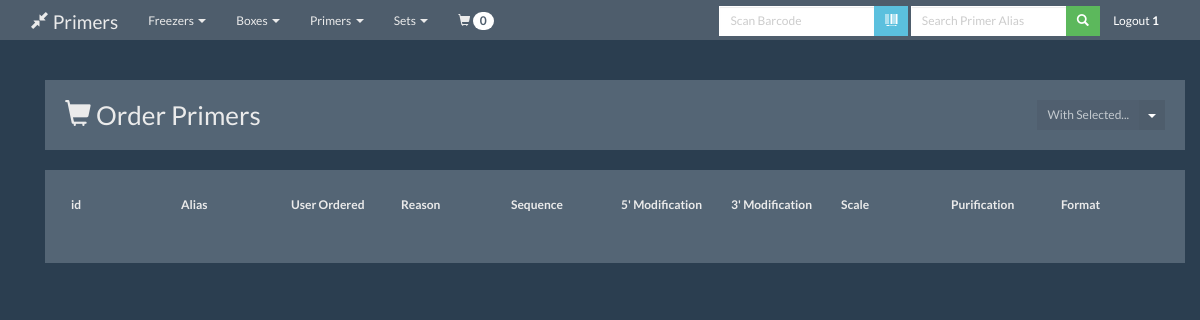
Page /primer/order (signed in) on the earlier database version.
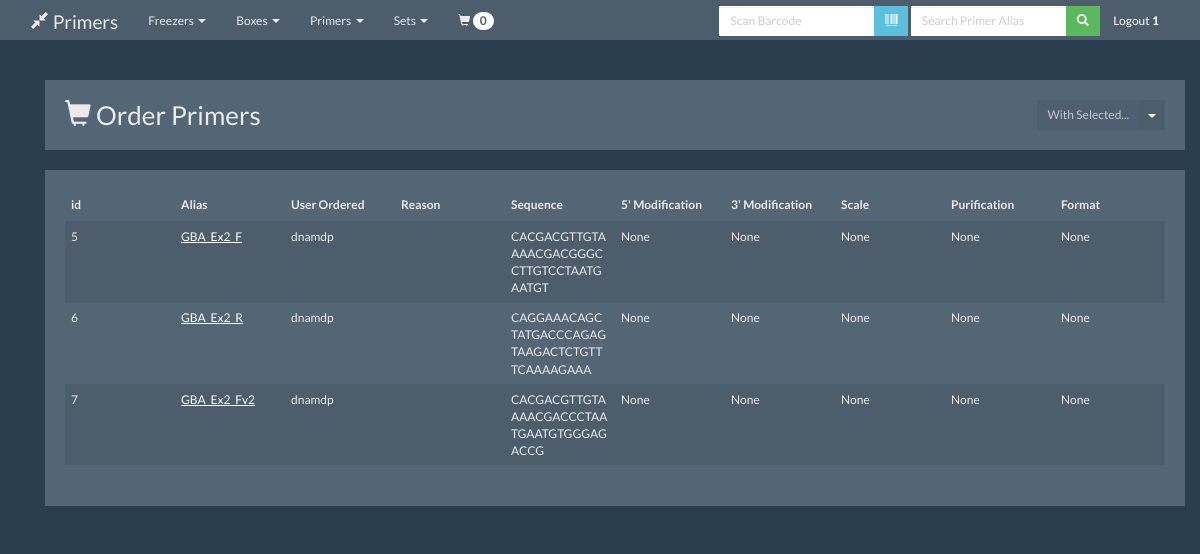
Same page on the later database version.
### app/models.py (models this page shows, shortened)
class Primers(db.Model):
    __tablename__ = 'primers'
    __searchable__ = ['alias', 'id']
    id = db.Column(db.Integer, primary_key=True)
    alias = db.Column(db.String(20), unique=False)
    sequence = db.Column(db.String(100), unique=True)
    chrom = db.Column(db.String(20), unique=False)
    position = db.Column(db.Integer, unique=False)
    gene = db.Column(db.String(20), unique=False)
    orientation = db.Column(db.Integer, unique=False)
    pair_id = db.Column(db.Integer, unique=False)
    mod_5 = db.Column(db.String(20), unique=False)
    mod_3 = db.Column(db.String(20), unique=False)
    scale = db.Column(db.String(20), unique=False)
    purification = db.Column(db.String(20), unique=False)
    service = db.Column(db.String(20), unique=False)
    date_designed = db.Column(db.String(20), unique=False)
    user_designed = db.Column(db.Integer, db.ForeignKey('users.id'), nullable=False)
    date_checked = db.Column(db.String(20), unique=False)
    user_checked = db.Column(db.Integer, db.ForeignKey('users.id'), nullable=False)
    date_ordered = db.Column(db.String(20), unique=False)
    user_ordered = db.Column(db.Integer, db.ForeignKey('users.id'), nullable=False)
    lot_no = db.Column(db.String(30), unique=False)
    date_received = db.Column(db.String(20), unique=False)
    user_received = db.Column(db.Integer, db.ForeignKey('users.id'), nullable=False)
    box_id = db.Column(db.Integer, db.ForeignKey('boxes.id'), nullable=False)
    row = db.Column(db.Integer, unique=False)
    column = db.Column(db.Integer, unique=False)
    date_reconstituted = db.Column(db.String(20), unique=False)
    concentration = db.Column(db.Integer, unique=False)
    user_reconstituted = db.Column(db.Integer, db.ForeignKey('users.id'), nullable=False)
    date_acceptance = db.Column(db.String(20), unique=False)
    worklist = db.Column(db.Integer, unique=False)
    user_acceptance = db.Column(db.Integer, db.ForeignKey('users.id'), nullable=False)
    status = db.Column(db.Integer, unique=False)
    current = db.Column(db.Integer, unique=False)
    application = db.Column(db.Integer, db.ForeignKey('applications.id'), nullable=False)
    historial_alias = db.Column(db.String(20), unique=False)
    box_rel = db.relationship("Boxes", lazy='joined', foreign_keys=[box_id])
    user_designed_rel = db.relationship("Users", lazy='joined', foreign_keys=[user_designed])
    user_checked_rel = db.relationship("Users", lazy='joined', foreign_keys=[user_checked])
    user_ordered_rel = db.relationship("Users", lazy='joined', foreign_keys=[user_ordered])
    user_received_rel = db.relationship("Users", lazy='joined', foreign_keys=[user_received])
    user_reconstituted_rel = db.relationship("Users", lazy='joined', foreign_keys=[user_reconstituted])
    user_acceptance_rel = db.relationship("Users", lazy='joined', foreign_keys=[user_acceptance])
    application_rel = db.relationship("Applications", lazy='joined', foreign_keys=[application])

class Users(db.Model):
    id = db.Column(db.Integer, primary_key=True)
    username = db.Column(db.String(20), unique=False)
    admin = db.Column(db.Integer)

### app/mod_primer/views.py (the view)
@primer.route('/order', methods=['GET', 'POST'])
@login_required
@admin_required
def order():
    if 'ids' in request.args:
        ids = request.args['ids'].split(",")
        primers = s.query(Primers).filter(Primers.id.in_(ids)).filter_by(current=1).all()
        output = []
        for primer in primers:
            p = primer.to_dict()
            line = []
            line.append(p["alias"])
            line.append(p["mod_5"])
            line.append(p["sequence"])
            line.append(p["mod_3"])
            line.append(p["scale"].replace(" UMO",""))
            line.append(p["purification"])
            line.append("Dry")
            line.append("None")
            line.append("1")
            output.append(line)
        filename = time.strftime("%Y-%m-%d") + "_primer_order_" + current_user.id + ".csv"
        with open("/tmp/" + filename, "wb") as f:
            writer = csv.writer(f)
            writer.writerows(output)
        f.close()
        for id in ids:
            s.query(Primers).filter_by(id=int(id)).update(
                {"user_ordered": get_user_by_username(s, current_user.id), "date_ordered": time.strftime("%Y-%m-%d")})
        s.commit()
        return send_file('/tmp/' + filename, as_attachment=True)
    else:
        primers = Primers.query.filter_by(current=1).filter(Primers.user_checked != None).filter(
            Primers.user_ordered == None).all()
        return render_template('order_primers.html', primers=primers, message='', modifier='')

### app/mod_admin/queries.py (called while the page is built)
def get_user_id_by_username(s, username):
    user = s.query(Users).filter_by(username=username).values(Users.username, Users.id)
    for i in user:
        return i.id

def check_if_admin(s,username):
    user_id = get_user_id_by_username(s,username)
    query = s.query(Users).filter(Users.id == user_id).values(Users.admin)
    for i in query:
        if i.admin == 1:
            return True
        else:
            return False

### app/mod_primer/views.py (called while the page is built)
@primer.context_processor
def utility_processor():
    def get_glyphicon(value):
        if value is not None and value != "":
            return '<span class="label label-success"><i class="glyphicon glyphicon-ok" aria-hidden="true"></i> YES</span>'
        else:
            return '<span class="label label-default"><i class="glyphicon glyphicon-remove" aria-hidden="true"></i> NO</span>'
    return dict(get_glyphicon=get_glyphicon)

@primer.context_processor
def utility_processor():
    def convert_orient(value):
        if value == 0:
            return 'F'
        if value == 1:
            return 'R'
    return dict(convert_orient=convert_orient)

### app/views.py (called while the page is built)
@login_manager.user_loader
def load_user(user_id):
    return User(user_id)

@app.context_processor
def get_cart_count():
    print session
    if 'cart' in session:
        if session["cart"] is not None:
            return dict(cart_count=len(session["cart"]))
        else:
            dict(cart_count=0)
    else:
        return dict(cart_count=0)

@app.context_processor
def logged_in():
    if current_user.is_authenticated:
        userid = current_user.id
        admin=check_if_admin(s,userid)
        return {'logged_in': True, 'userid': userid,'admin':admin}
    else:
        return {'logged_in': False}

### app/mod_primer/templates/order_primers.html (shortened to what this page needs)
{% extends "layout.html" %}
{% block content %}
<div class="row">
    <div class="col-md-12">
        <div class="well bs-component">
            <div class="row">
                <div class="col-md-10">
                    <h3><span class="glyphicon glyphicon-shopping-cart"></span> Order Primers</h3></div>
                <div class="col-md-2 text-right">
                    <div class="btn-group">
                        <a href="#" class="btn btn-default btn-sm disabled">With Selected...</a>
                        <a href="#" class="btn btn-default btn-sm dropdown-toggle" data-toggle="dropdown"
                           aria-expanded="false"><span class="caret"></span></a>
                    </div>
                </div>
            </div>
        </div>
    </div>
</div>
<div class="row">
    <div class="col-md-12">
        <div class="well bs-component">
            <table class="table table-striped" id="primers">
                <thead>
                <tr>
                    <th>id</th>
                    <th>Alias</th>
                    <th>User Ordered</th>
                    <th>Reason</th>
                    <th>Sequence</th>
                    <th>5' Modification</th>
                    <th>3' Modification</th>
                    <th>Scale</th>
                    <th>Purification</th>
                    <th>Format</th>
                </tr>
                </thead>
                {% for i in primers %}
                <tr>
                    <td>{{ i.id }}</td>
                    <td><a href="detail/{{i.id}}">{{ i.alias }}</a></td>
                    <td>{{ i.user_designed_rel.username}}</td>
                    <td>{{ i.application_rel.name}}</td>
                    <td>{{ i.sequence }}</td>
                    <td>{{ i.mod_5 }}</td>
                    <td>{{ i.mod_3 }}</td>
                    <td>{{ i.scale }}</td>
                    <td>{{ i.purification }}</td>
                    <td>{{ i.service }}</td>
                </tr>
                {% endfor %}
            </table>
        </div>
    </div>
</div>
{% endblock %}

### app/templates/layout.html (shortened to what this page needs)
<!DOCTYPE html>
<html>
<head>
    <link rel="stylesheet" type="text/css" href="/static/css/datatables.min.css">
    <link rel="stylesheet" href="/static/css/bootstrap.min.css">
    <link rel="stylesheet" href="/static/css/panel_pal.css">
    <link rel="stylesheet" href="/static/css/font-awesome.min.css">
</head>
<body>
<nav class="navbar navbar-default navbar-fixed-top">
    <div class="container">
        <div class="navbar-header">
            <a class="navbar-brand" href="{{ url_for('index') }}"><span
                    class="glyphicon glyphicon-resize-small"></span>
                Primers</a>
        </div>
        <div id="navbar" class="collapse navbar-collapse">
            <ul class="nav navbar-nav">
                <li class="dropdown">
                    <a href="#" class="dropdown-toggle" data-toggle="dropdown" role="button" aria-haspopup="true"
                       aria-expanded="false">Freezers <span class="caret"></span></a>
                </li>
                <li class="dropdown">
                    <a href="#" class="dropdown-toggle" data-toggle="dropdown" role="button" aria-haspopup="true"
                       aria-expanded="false">Boxes <span class="caret"></span></a>
                </li>
                <li class="dropdown">
                    <a href="#" class="dropdown-toggle" data-toggle="dropdown" role="button" aria-haspopup="true"
                       aria-expanded="false">Primers <span class="caret"></span></a>
                </li>
                <li class="dropdown">
                    <a href="#" class="dropdown-toggle" data-toggle="dropdown" role="button" aria-haspopup="true"
                       aria-expanded="false">Sets <span class="caret"></span></a>
                </li>
                <li>
                    <a href="{{url_for('primer.view_cart')}}"><span class="glyphicon glyphicon-shopping-cart"></span> <span class="badge strong"> {{ cart_count }}</span></a>
                </li>
            </ul>
            <form action="{{url_for('primer.search')}}" method="POST" class="navbar-form navbar-right form-inline"  role="search">
                <div class="form-group margin-top">
                {% if logged_in == True %}
<div class="input-group">
                    <input type="text" class="form-control input-sm" name="barcode" placeholder="Scan Barcode">
                            <span class="input-group-btn"><button type="submit" class="btn btn-sm btn-info "><span class="glyphicon glyphicon-barcode"></span></button></span>
                    </div>
                     <div class="input-group">
                        <input type="text" class="form-control input-sm" name="term"  placeholder="Search Primer Alias">
                            <span class="input-group-btn"><button type="submit" class="btn btn-sm btn-success "><span class="glyphicon glyphicon-search"></span></button></span>
                      </div>
                {% if admin == True %}
                <a href="{{ url_for('logout')}}" class="btn btn-default btn-sm" role="button">Logout <strong>{{ userid
                    }} </strong> </a>
                {% else %}
                <a href="{{ url_for('logout')}}" class="btn btn-default btn-sm" role="button">Logout <strong>{{ userid
                    }}</strong></a>
                {% endif %}
                {% else %}
                <a href="{{ url_for('login')}}" class="btn btn-primary btn-sm" role="button">Login</a>
                {% endif %}
                     </div>
            </form>
        </div>
    </div>
</nav>
<div class="container theme-showcase" role="">
    <div class="container">
        <div id="content">
            {% block content %}
            {% endblock %}
        </div>
    </div>
</div>
</body>
</html>

### app/static/css/panel_pal.css (style rules this page uses)
body { padding-top: 80px; }
.strong { font-weight: 700; !important; }
.margin-top { margin-top: 5px; !important; }
table { table-layout: fixed; }
td { word-wrap: break-word; }
h3 { display: inline; }

Differences in the rows shown:
now on this page (row edited): Primers: id "5", alias "GBA_Ex2_F", user_designed_rel.username "dnamdp", sequence "CACGACGTTGTAAAACGACGGGCCTTGTCCTAATGAATGT", mod_5 "None", mod_3 "None", scale "None", purification "None", service "None"
now on this page (row edited): Primers: id "6", alias "GBA_Ex2_R", user_designed_rel.username "dnamdp", sequence "CAGGAAACAGCTATGACCCAGAGTAAGACTCTGTTTCAAAAGAAA", mod_5 "None", mod_3 "None", scale "None", purification "None", service "None"
now on this page (row edited): Primers: id "7", alias "GBA_Ex2_Fv2", user_designed_rel.username "dnamdp", sequence "CACGACGTTGTAAAACGACCCTAATGAATGTGGGAGACCG", mod_5 "None", mod_3 "None", scale "None", purification "None", service "None"
